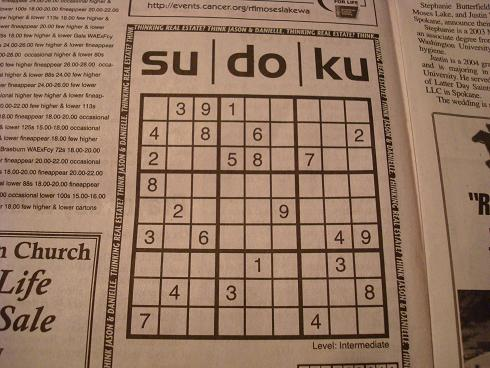
#> input picture sudoku.jpg, 490 x 368 px
$ python -i image_processing.py   (imports and definitions only)
#> lines starting #> are read from the running program, lines starting #| are printed output that depends on the picture; after the words box and inside, x2 and y2 are one past the last pixel; in counts of white or black regions, pixels touching at a corner belong together
from skimage import exposure
import numpy as np
import argparse
import imutils
import cv2


def cut_and_warp(image, show=True, save=False):
    # image = cv2.imread("sudoku.jpg")
    ratio = image.shape[0] / 300.0
    orig = image.copy()
    image = imutils.resize(image, height=300)

    # convert the image to grayscale, blur it, and find edges
    # in the image
    gray = cv2.cvtColor(image, cv2.COLOR_BGR2GRAY)
    gray = cv2.bilateralFilter(gray, 11, 17, 17)
    edged = cv2.Canny(gray, 30, 200)

    cnts = cv2.findContours(edged.copy(), cv2.RETR_TREE, cv2.CHAIN_APPROX_SIMPLE)
    cnts = imutils.grab_contours(cnts)
    cnts = sorted(cnts, key=cv2.contourArea, reverse=True)[:10]
    screenCnt = None

    # loop over our contours
    for c in cnts:
        # approximate the contour
        peri = cv2.arcLength(c, True)
        approx = cv2.approxPolyDP(c, 0.015 * peri, True)

        # if our approximated contour has four points, then
        # we can assume that we have found our screen
        if len(approx) == 4:
            screenCnt = approx
            break

    cv2.drawContours(image, [screenCnt], -1, (0, 255, 0), 2)
    screenCnt = [(screenCnt[0][0][0], screenCnt[0][0][1]), (screenCnt[1][0][0], screenCnt[1][0][1]),
                 (screenCnt[2][0][0], screenCnt[2][0][1]), (screenCnt[3][0][0], screenCnt[3][0][1])]
    print(screenCnt)

    # cv2.imshow("Sudoku", image)
    # cv2.waitKey(0)

    def order_points(pts):
        # initialzie a list of coordinates that will be ordered
        # such that the first entry in the list is the top-left,
        # the second entry is the top-right, the third is the
        # bottom-right, and the fourth is the bottom-left
        rect = np.zeros((4, 2), dtype="float32")

        # the top-left point will have the smallest sum, whereas
        # the bottom-right point will have the largest sum
        s = pts.sum(axis=1)
        rect[0] = pts[np.argmin(s)]
        rect[2] = pts[np.argmax(s)]

        # now, compute the difference between the points, the
        # top-right point will have the smallest difference,
        # whereas the bottom-left will have the largest difference
        diff = np.diff(pts, axis=1)
        rect[1] = pts[np.argmin(diff)]
        rect[3] = pts[np.argmax(diff)]

        # return the ordered coordinates
        return rect

    def four_point_transform(image, pts):
        # obtain a consistent order of the points and unpack them
        # individually
        rect = order_points(pts)
        (tl, tr, br, bl) = rect

        # compute the width of the new image, which will be the
        # maximum distance between bottom-right and bottom-left
        # x-coordiates or the top-right and top-left x-coordinates
        widthA = np.sqrt(((br[0] - bl[0]) ** 2) + ((br[1] - bl[1]) ** 2))
        widthB = np.sqrt(((tr[0] - tl[0]) ** 2) + ((tr[1] - tl[1]) ** 2))
        maxWidth = max(int(widthA), int(widthB))

        # compute the height of the new image, which will be the
        # maximum distance between the top-right and bottom-right
        # y-coordinates or the top-left and bottom-left y-coordinates
        heightA = np.sqrt(((tr[0] - br[0]) ** 2) + ((tr[1] - br[1]) ** 2))
        heightB = np.sqrt(((tl[0] - bl[0]) ** 2) + ((tl[1] - bl[1]) ** 2))
        maxHeight = max(int(heightA), int(heightB))

        # now that we have the dimensions of the new image, construct
        # the set of destination points to obtain a "birds eye view",
        # (i.e. top-down view) of the image, again specifying points
        # in the top-left, top-right, bottom-right, and bottom-left
        # order
        dst = np.array([
            [0, 0],
            [maxWidth - 1, 0],
            [maxWidth - 1, maxHeight - 1],
            [0, maxHeight - 1]], dtype="float32")

        # compute the perspective transform matrix and then apply it
        M = cv2.getPerspectiveTransform(rect, dst)
        warped = cv2.warpPerspective(image, M, (maxWidth, maxHeight))

        # return the warped image
        return warped

    pts = np.array(screenCnt, dtype="float32")
    warped = four_point_transform(image, pts)

    if show:
        cv2.imshow("Original", image)
        cv2.imshow("Warped", warped)
        cv2.waitKey(0)
    if save:
        cv2.imwrite("warped_cut_image.png", warped)

    return warped

>>> import cv2
>>> picture = cv2.imread('sudoku.jpg')
#> picture is the input picture: shape (368, 490, 3); mean B, G, R 99.6, 120.7, 150.8
>>> result = cut_and_warp(picture)
#> in cut_and_warp, `image = imutils.resize(image, height=300)`:
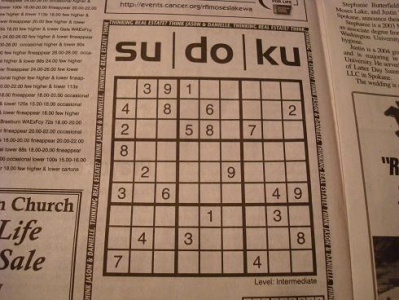
#> image: shape (300, 399, 3); mean of channels 0, 1, 2 99.6, 120.7, 150.8; drawn as B, G, R
#> in cut_and_warp, `gray = cv2.cvtColor(image, cv2.COLOR_BGR2GRAY)`:
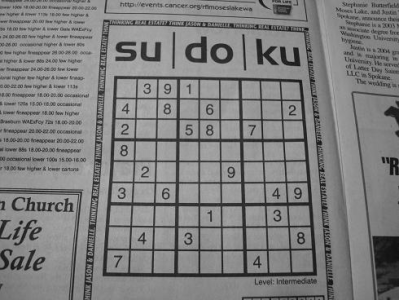
#> gray: shape (300, 399); min 13, max 183, mean 127.3
#> in cut_and_warp, `edged = cv2.Canny(gray, 30, 200)`:
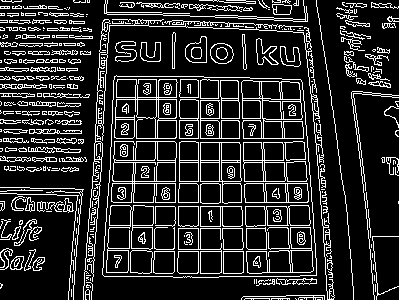
#> edged: shape (300, 399); 16.6% white in thin lines or dots
#> in cut_and_warp, `cnts = cv2.findContours(edged.copy(), cv2.RETR_TREE, cv2.CHAIN_APPROX_..`: cnts = 762 contours, 459 with area under 20; largest, box (x1, y1, x2, y2) and area: (102, 75, 317, 278) 40071, (102, 75, 317, 278) 40070, (241, 80, 304, 139) 3120, (111, 141, 177, 203) 2854, (114, 79, 178, 139) 2270
#> in cut_and_warp, `cnts = sorted(cnts, key=cv2.contourArea, reverse=True)[:10]`: cnts = 10 contours; largest, box (x1, y1, x2, y2) and area: (102, 75, 317, 278) 40071, (102, 75, 317, 278) 40070, (241, 80, 304, 139) 3120, (111, 141, 177, 203) 2854, (114, 79, 178, 139) 2270
#> the loop in cut_and_warp, `for c in cnts:` made 1 pass
#> (peri, screenCnt) on pass 1: (813.1, [[114, 76], [104, 276], [316, 275], [300, 79]])
#> in cut_and_warp, `cv2.drawContours(image, [screenCnt], -1, (0, 255, 0), 2)`:
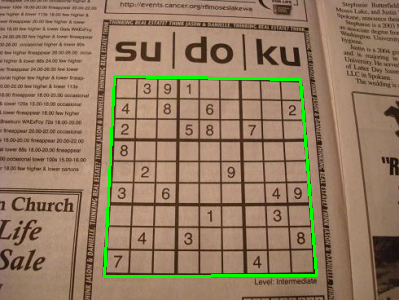
#> image: shape (300, 399, 3); 1.98% of pixels changed, all inside (x1, y1, x2, y2) = (103, 75, 318, 278); drawn as B, G, R
#> in cut_and_warp, `screenCnt = [(screenCnt[0][0][0], screenCnt[0][0][1]), (screenCnt[1][0..`: screenCnt = [(114, 76), (104, 276), (316, 275), (300, 79)]
#| [(114, 76), (104, 276), (316, 275), (300, 79)]
#> in cut_and_warp, `pts = np.array(screenCnt, dtype="float32")`: pts = [[114, 76], [104, 276], [316, 275], [300, 79]]
#> in order_points, `s = pts.sum(axis=1)`: s = [190, 380, 591, 379]
#> in order_points, `diff = np.diff(pts, axis=1)`: diff = [-38, 172, -41, -221]
#> in four_point_transform, `rect = order_points(pts)`: rect = [[114, 76], [300, 79], [316, 275], [104, 276]]
#> in four_point_transform, `(tl, tr, br, bl) = rect`: tl = [114, 76]; tr = [300, 79]; br = [316, 275]; bl = [104, 276]
#> in four_point_transform, `widthA = np.sqrt(((br[0] - bl[0]) ** 2) + ((br[1] - bl[1]) ** 2))`: widthA = 212
#> in four_point_transform, `widthB = np.sqrt(((tr[0] - tl[0]) ** 2) + ((tr[1] - tl[1]) ** 2))`: widthB = 186
#> in four_point_transform, `maxWidth = max(int(widthA), int(widthB))`: maxWidth = 212
#> in four_point_transform, `heightA = np.sqrt(((tr[0] - br[0]) ** 2) + ((tr[1] - br[1]) ** 2))`: heightA = 196.7
#> in four_point_transform, `heightB = np.sqrt(((tl[0] - bl[0]) ** 2) + ((tl[1] - bl[1]) ** 2))`: heightB = 200.2
#> in four_point_transform, `maxHeight = max(int(heightA), int(heightB))`: maxHeight = 200
#> in four_point_transform, `dst = np.array([ [0, 0], [maxWidth - 1, 0], [maxWidth - 1, maxHeight -..`: dst = [[0, 0], [211, 0], [211, 199], [0, 199]]
#> in four_point_transform, `M = cv2.getPerspectiveTransform(rect, dst)`: M = [[1.16, 0.0579, -136.4], [-0.0191, 1.18, -87.71], [-0.00012, 0.000732, 1]]
#> in four_point_transform, `warped = cv2.warpPerspective(image, M, (maxWidth, maxHeight))`:
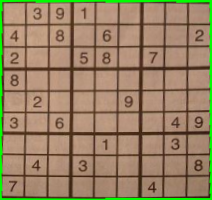
#> warped: shape (200, 212, 3); mean of channels 0, 1, 2 99.4, 130.6, 151.4; drawn as B, G, R
